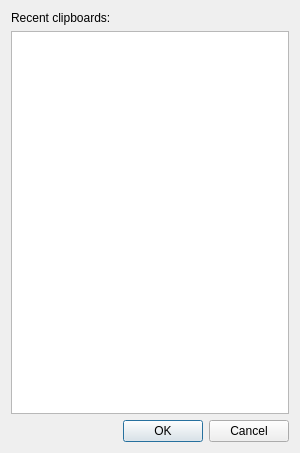
<?xml version="1.0" encoding="UTF-8"?>
<ui version="4.0">
 <class>ClipboardHistorySelector</class>
 <widget class="QDialog" name="ClipboardHistorySelector">
  <property name="geometry">
   <rect>
    <x>0</x>
    <y>0</y>
    <width>300</width>
    <height>453</height>
   </rect>
  </property>
  <property name="windowTitle">
   <string>Select Text to Paste</string>
  </property>
  <layout class="QVBoxLayout" name="verticalLayout_2">
   <item>
    <widget class="QLabel" name="recentLabel">
     <property name="text">
      <string>Recent clipboards:</string>
     </property>
    </widget>
   </item>
   <item>
    <widget class="QTableWidget" name="clipboardItemsTable">
     <property name="font">
      <font>
       <family>Arial</family>
       <pointsize>8</pointsize>
      </font>
     </property>
     <property name="selectionMode">
      <enum>QAbstractItemView::SingleSelection</enum>
     </property>
     <property name="selectionBehavior">
      <enum>QAbstractItemView::SelectRows</enum>
     </property>
     <property name="columnCount">
      <number>2</number>
     </property>
     <attribute name="horizontalHeaderVisible">
      <bool>false</bool>
     </attribute>
     <attribute name="verticalHeaderVisible">
      <bool>false</bool>
     </attribute>
     <column/>
     <column/>
    </widget>
   </item>
   <item>
    <widget class="QDialogButtonBox" name="buttonBox">
     <property name="toolTip">
      <string/>
     </property>
     <property name="standardButtons">
      <set>QDialogButtonBox::Cancel|QDialogButtonBox::Ok</set>
     </property>
    </widget>
   </item>
  </layout>
 </widget>
 <resources/>
 <connections>
  <connection>
   <sender>buttonBox</sender>
   <signal>accepted()</signal>
   <receiver>ClipboardHistorySelector</receiver>
   <slot>accept()</slot>
   <hints>
    <hint type="sourcelabel">
     <x>149</x>
     <y>558</y>
    </hint>
    <hint type="destinationlabel">
     <x>149</x>
     <y>289</y>
    </hint>
   </hints>
  </connection>
  <connection>
   <sender>buttonBox</sender>
   <signal>rejected()</signal>
   <receiver>ClipboardHistorySelector</receiver>
   <slot>reject()</slot>
   <hints>
    <hint type="sourcelabel">
     <x>149</x>
     <y>540</y>
    </hint>
    <hint type="destinationlabel">
     <x>149</x>
     <y>280</y>
    </hint>
   </hints>
  </connection>
 </connections>
</ui>
